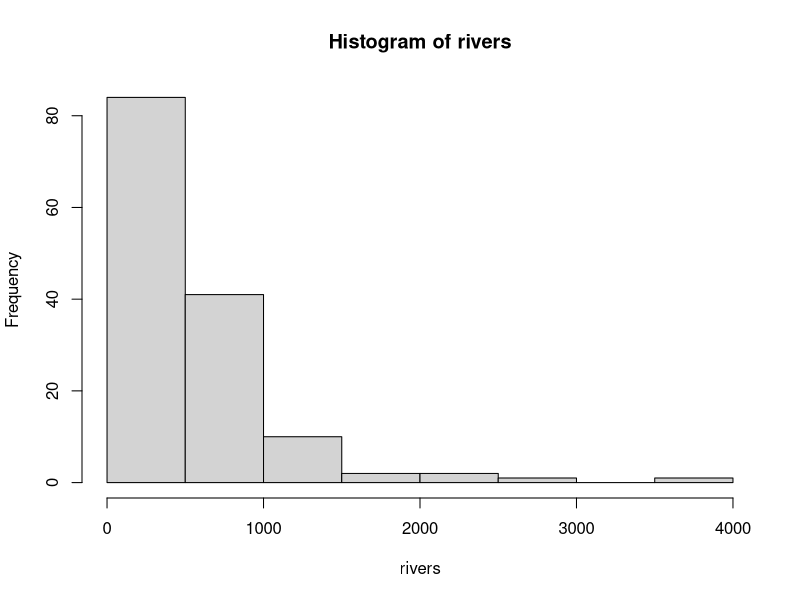
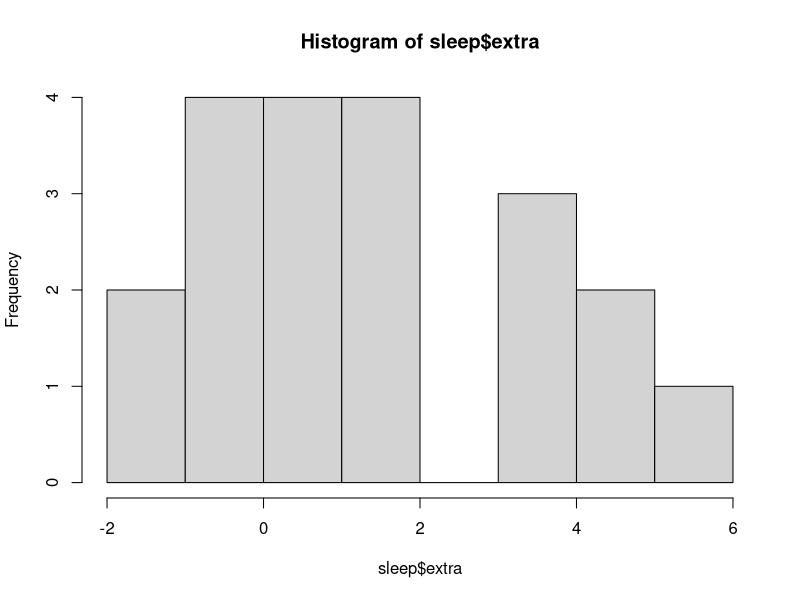
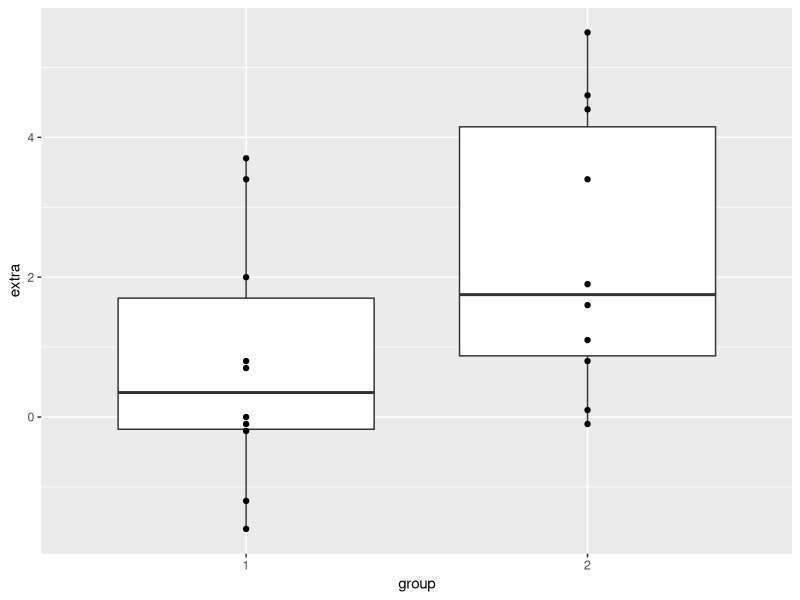
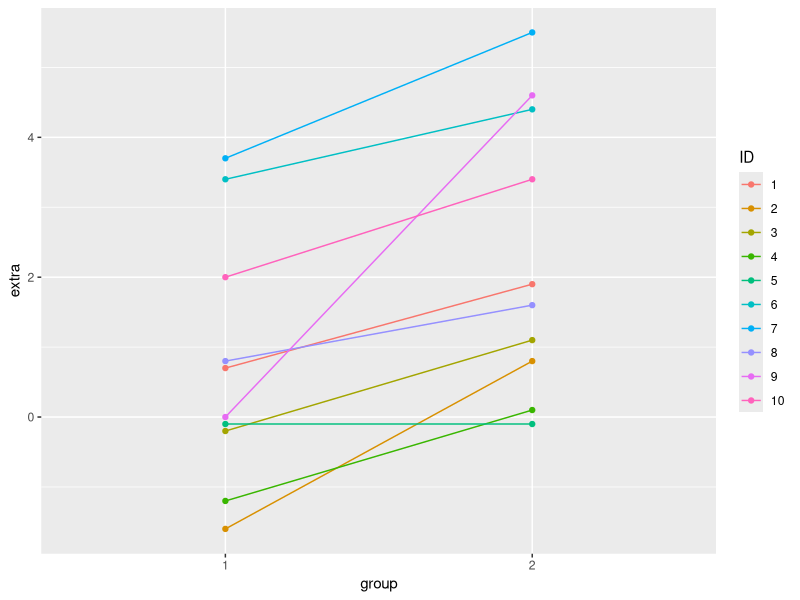

R code for these plots, in order:
library(tidyverse)
hist(rivers)

hist(sleep$extra)
shapiro.test(sleep$extra)

mean(sleep$extra)
sd(sleep$extra)
t.test(sleep$extra, mu = .2)

##independent t-test

##plot of both groups
ggplot(data = sleep, aes(x= group, y=extra)) + geom_boxplot() + geom_point()

##difference in means is not significant
t.test(sleep$extra[sleep$group==1], sleep$extra[sleep$group==2])

##paired t-test

ggplot(data = sleep, aes(x= group, y=extra, group = ID, color = ID)) + geom_line() + geom_point()

##difference in means issignificant
t.test(sleep$extra[sleep$group==1], sleep$extra[sleep$group==2], paired = T)

##dependent is hwy. independent is trans, drv, and class

fit <- aov(hwy ~ trans + drv + class, data = mpg)
fit
anova(fit)
model.tables(fit, type = "effects")
